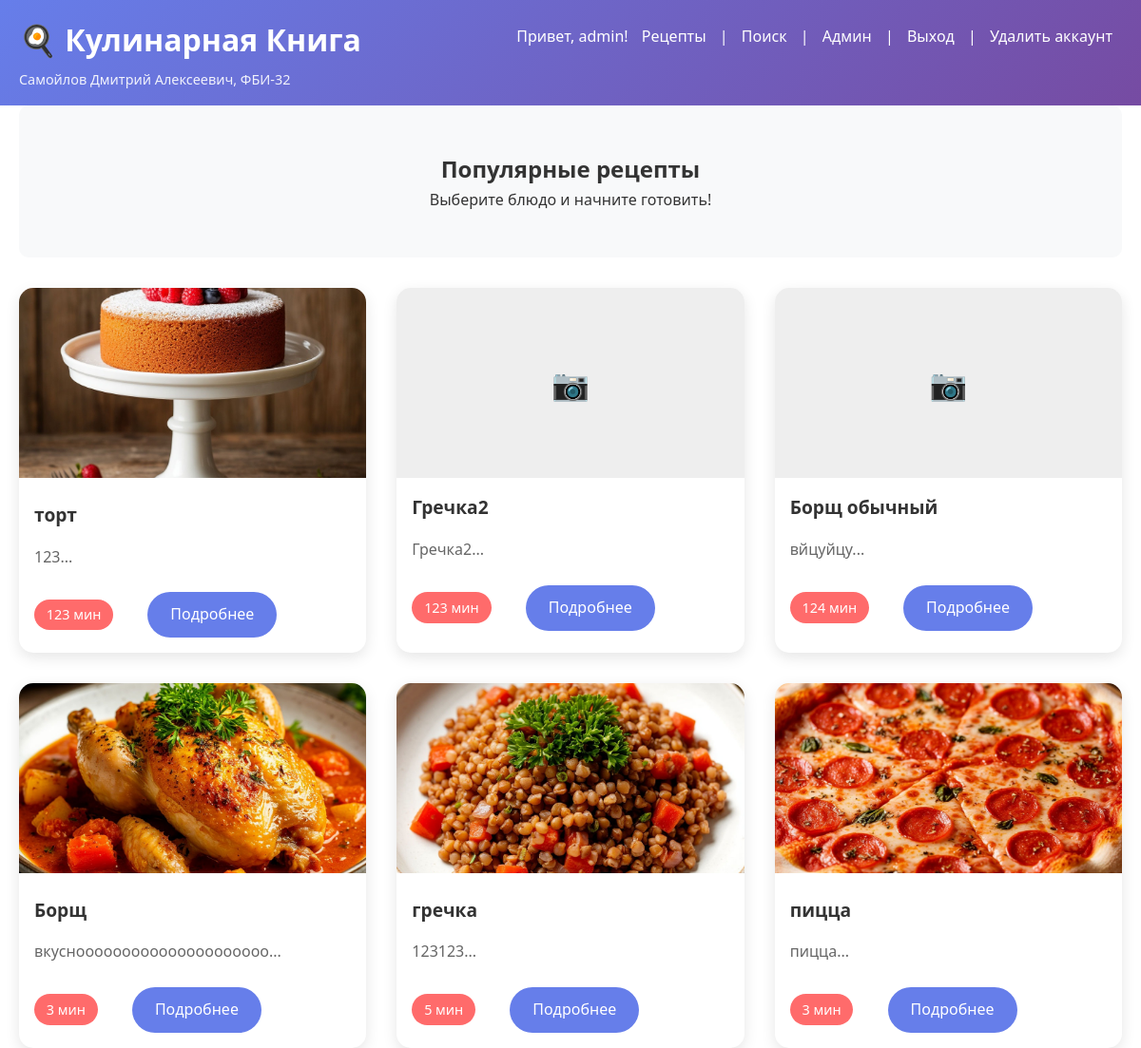
The page / (signed in) on the database its author committed.
### tables this page shows
CREATE TABLE recipes (
    id INTEGER PRIMARY KEY AUTOINCREMENT,
    title TEXT NOT NULL,
    description TEXT,
    cooking_time INTEGER,
    servings INTEGER,
    category_id INTEGER,
    image_path TEXT,
    created_at TIMESTAMP DEFAULT CURRENT_TIMESTAMP
);

### app.py (the view)
@app.route('/')
def index():
    conn, cur = db_connect()
    cur.execute("""
        SELECT r.*, c.name as category_name
        FROM recipes r
        LEFT JOIN categories c ON r.category_id = c.id
        ORDER BY r.created_at DESC
        LIMIT 12
    """)
    recipes = cur.fetchall()
    db_close(conn, cur)
    return render_template('index.html', recipes=recipes, student_info=STUDENT_INFO)

### app.py (called while the page is built)
def db_connect():
    if os.environ.get('USE_DB') == 'postgres':
        conn = psycopg2.connect(
            host='127.0.0.1',
            database='dimasam',
            user='dimasam',
            password='123'
        )
        cur = conn.cursor(cursor_factory=RealDictCursor)
        app.config['DB_TYPE'] = 'postgres'
        print("Подключено к PostgreSQL (dimasam)")
        return conn, cur
    else:
        conn = sqlite3.connect(SQLITE_DB_PATH, check_same_thread=False)
        conn.row_factory = sqlite3.Row
        cur = conn.cursor()
        app.config['DB_TYPE'] = 'sqlite'
        print(f"Подключено к SQLite: {SQLITE_DB_PATH}")
        return conn, cur

def db_close(conn, cur):
    conn.commit()
    cur.close()
    conn.close()

### templates/index.html (shortened to what this page needs)
{% extends "base.html" %}
{% block content %}
<div class="hero">
    <h2>Популярные рецепты</h2>
    <p>Выберите блюдо и начните готовить!</p>
</div>
<div class="recipes-grid">
    {% for recipe in recipes %}
    <div class="recipe-card">
        {% if recipe.image_path %}
        <img src="{{ url_for('static', filename='images/' + recipe.image_path) }}" alt="{{ recipe.title }}">
        {% else %}
        <div class="no-image">📷</div>
        {% endif %}
        <h3>{{ recipe.title }}</h3>
        <p>{{ recipe.description[:100] }}...</p>
        <span class="time">{{ recipe.cooking_time }} мин</span>
        {% if session.login %}
        <a href="{{ url_for('recipe_detail', recipe_id=recipe.id) }}" class="btn">Подробнее</a>
        {% endif %}
    </div>
    {% endfor %}
</div>
{% endblock %}

### static/style.css (style rules this page uses)
* { margin: 0; padding: 0; box-sizing: border-box; }
body { font-family: 'Segoe UI', Tahoma, Geneva, Verdana, sans-serif; line-height: 1.6; color: #333; }
.hero { text-align: center; padding: 3rem 0; background: #f8f9fa; margin-bottom: 2rem; border-radius: 10px; }
.recipes-grid { display: grid; grid-template-columns: repeat(auto-fill, minmax(300px, 1fr)); gap: 2rem; }
.recipe-card { background: white; border-radius: 15px; overflow: hidden; box-shadow: 0 5px 15px rgba(0,0,0,0.1); transition: transform 0.3s; }
.recipe-card img { width: 100%; height: 200px; object-fit: cover; }
.no-image { height: 200px; background: #eee; display: flex; align-items: center; justify-content: center; font-size: 2rem; }
.recipe-card h3 { padding: 1rem; font-size: 1.2rem; }
.recipe-card p { padding: 0 1rem 1rem; color: #666; }
.time { display: inline-block; background: #ff6b6b; color: white; padding: 0.3rem 0.8rem; border-radius: 20px; margin: 0 1rem 1rem; font-size: 0.9rem; }
.btn { display: inline-block; background: #667eea; color: white; padding: 0.7rem 1.5rem; text-decoration: none; border-radius: 25px; margin: 0.5rem 1rem 1rem; transition: background 0.3s; }

### rows shown on the page
recipes: image_path+title (picture), title "торт", description "123", cooking_time "123"
recipes: title "Гречка2", description "Гречка2", cooking_time "123"
recipes: title "Борщ обычный", description "вйцуйцу", cooking_time "124"
recipes: image_path (picture), title "Борщ", description "вкуснооооооооооооооооооооо", cooking_time "3"
recipes: image_path+title (picture), title "гречка", description "123123", cooking_time "5"
recipes: image_path+title (picture), title "пицца", description "пицца", cooking_time "3"

### other values the page prints
{{ session.login }} "admin"
{{ student_info }} "Самойлов Дмитрий Алексеевич, ФБИ-32"
